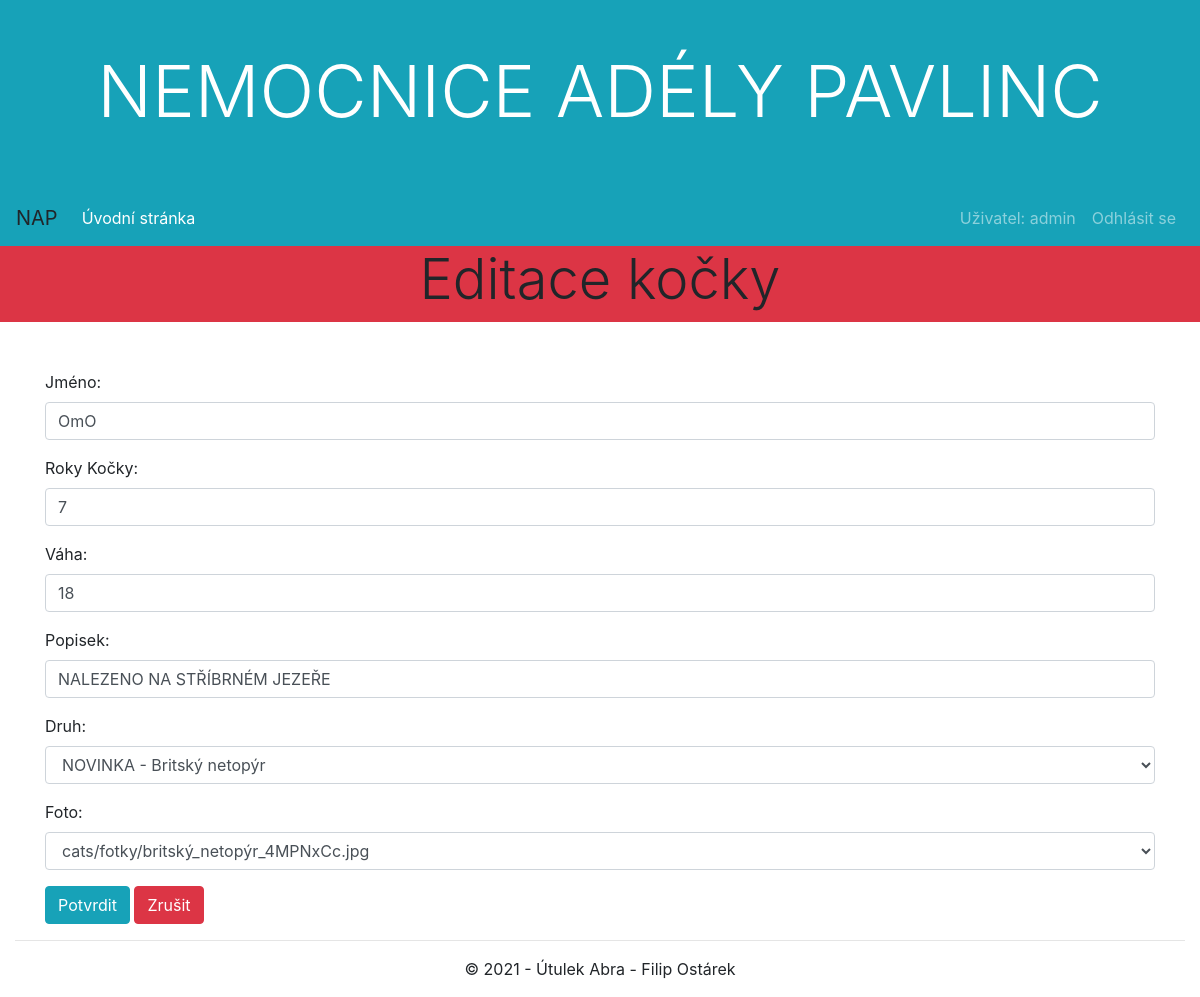
/kocky/6/update/ (signed in), run on the app's committed database.
### cats/models.py (models this page shows, shortened)
class Description_of_the_cat(models.Model):
    jmeno = models.CharField(max_length=50, verbose_name="Jméno", blank=True)
    vek = models.IntegerField(verbose_name="Roky Kočky", blank=True, validators=[MinValueValidator(0.0)])
    vaha = models.IntegerField(verbose_name="Váha", blank=True, validators=[MinValueValidator(0.0)])
    popisek = models.CharField(max_length=500, verbose_name="popisek", blank=True)
    druh = models.ForeignKey(Species, on_delete=models.CASCADE)
    foto = models.ForeignKey(Photo, on_delete=models.CASCADE)
    class Meta:
        ordering = ["jmeno"]

### cats/views.py (the view)
# urls.py: path('<int:pk>/update/', views.KockaUpdate.as_view(), name='kocka-update'),
class KockaUpdate(LoginRequiredMixin, PermissionRequiredMixin, UpdateView):
    model = Description_of_the_cat
    template_name = 'forms/bootstrap_form.html'
    form_class = KockaModelForm
    login_url = '/accounts/login/'
    permission_required = 'cats.change_description_of_the_cat'

### cats/forms.py (shortened to what this page needs)
class KockaModelForm(ModelForm):
    class Meta:
        model = Description_of_the_cat
        fields = ['jmeno', 'vek', 'vaha', 'popisek', 'druh', 'foto']

### cats/models.py (called while the page is built)
    def __str__(self):
        return self.jmeno_druhu

    def __str__(self):
        return f"{self.fotka}"

### cats/templates/forms/bootstrap_form.html (shortened to what this page needs)
{% extends "base.html" %}
{% load widget_tweaks %}
{% block content %}
<div class="row mb-3">
    <div class="col-sm-12 bg-danger">
        <h2 class="display-4 text-center">Editace kočky</h2>
    </div>
</div>
{% if user.is_authenticated %}
<div class="row mt-5 mb-3">
    <div class="container">
        <form method="post" novalidate>
            {% for field in form.visible_fields %}
            <div class="form-group">
                {{ field.label_tag }}
                {% if form.is_bound %}
                  {% if field.errors %}
                    {% render_field field class="form-control is-invalid" %}
                    {% for error in field.errors %}
                      <div class="invalid-feedback">
                          {{ error }}
                      </div>
                    {% endfor %}
                  {% else %}
                    {% render_field field class="form-control is-valid" %}
                  {% endif %}
                {% else %}
                  {% render_field field class="form-control" %}
                {% endif %}
            </div>
            {% endfor %}
            <button class="btn btn-info" type="submit">Potvrdit</button>
            <button class="btn btn-danger" onclick="javascript:history.back();">Zrušit</button>
        </form>
    </div>
</div>
{% endif %}
{% endblock %}

### cats/templates/page/navbar.html (shortened to what this page needs)
<nav class="navbar navbar-expand-md bg-info navbar-dark">
      <a class="navbar-brand text-body" href="#">NAP</a>
      <div class="collapse navbar-collapse" id="collapsibleNavbar">
        <ul class="navbar-nav mr-auto">
          <li class="nav-item">
            <a class="nav-link active" href="{% url 'index' %}">Úvodní stránka</a>
          </li>
        </ul>
        <ul class="navbar-nav">
           {% if user.is_authenticated %}
             <li class="nav-item"><a href="{% url 'index' %}" class="nav-link">Uživatel: {{ user.get_username }}</a></li>
             <li class="nav-item"><a href="{% url 'logout'%}" class="nav-link">Odhlásit se</a></li>
           {% else %}
             <li class="nav-item"><a href="{% url 'login'%}?next={{request.path}}" class="nav-link">Přihlásit se</a></li>
            <li class="nav-item"><a href="{% url 'signup'%}" class="nav-link">Zaregistrovat</a></li>
           {% endif %}
        </ul>
      </div>
        <div class="row mt-1">
            <div class="col-sm-12">
            </div>
        </div>
    </nav>

### data on the page
Description_of_the_cat: jmeno "OmO" "7" "18" "NALEZENO NA STŘÍBRNÉM JEZEŘE" "NOVINKA - Britský netopýr" "cats/fotky/britský_netopýr_4MPNxCc.jpg"

### other printed values
{{ user.get_username }} "admin"
{{ field.label_tag }} "Jméno:" "Roky Kočky:" "Váha:" "Popisek:" "Druh:" "Foto:"
